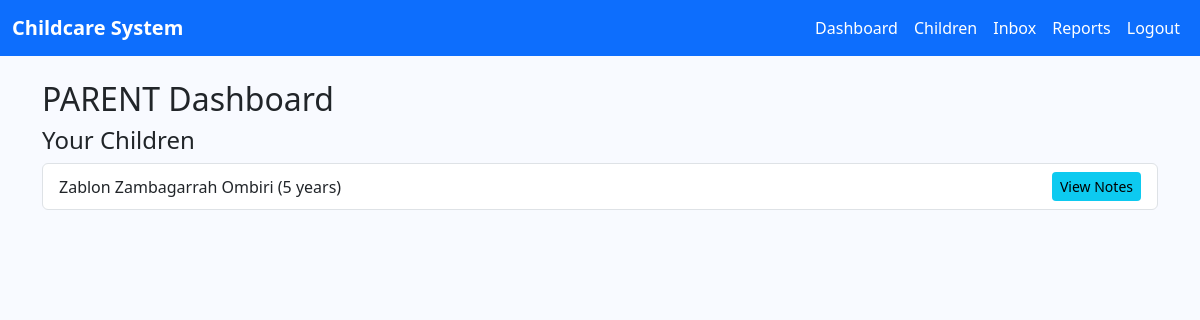
/dashboard/ (signed in), run on an earlier commit of the app's database.
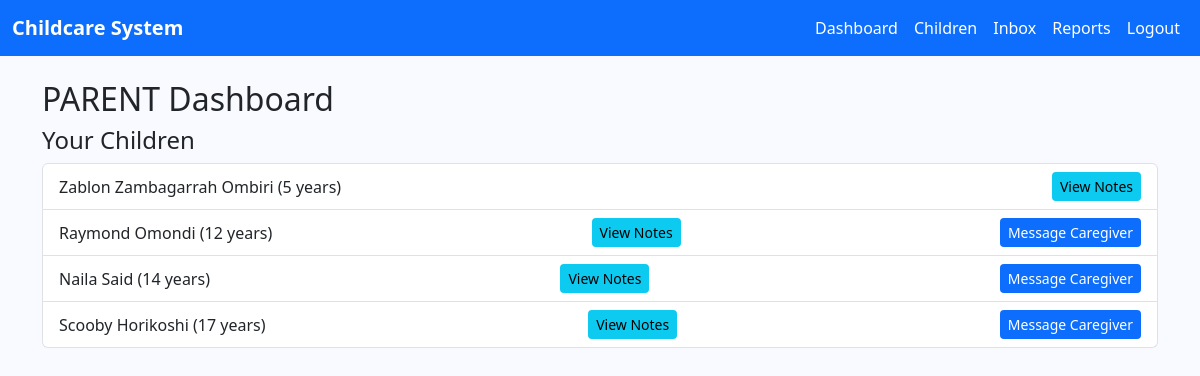
And on a later commit of the database.
### core/models.py (models this page shows, shortened)
class Child(models.Model):
    name = models.CharField(max_length=100)
    age = models.PositiveIntegerField()
    parent = models.ForeignKey(
        settings.AUTH_USER_MODEL,
        on_delete=models.CASCADE,
        limit_choices_to={'role': 'PARENT'},
        related_name='children_as_parent'
    )
    caregiver = models.ForeignKey(
        settings.AUTH_USER_MODEL,
        on_delete=models.SET_NULL,
        null=True, blank=True,
        limit_choices_to={'role': 'CAREGIVER'},
        related_name='children_as_caregiver'
    )

### core/views.py (the view, shortened to what this page needs)
# urls.py: path('dashboard/', views.dashboard, name='dashboard'),
@login_required
def dashboard(request):
    if request.user.role == 'ADMIN':
        total_children = Child.objects.count()
        total_parents = User.objects.filter(role='PARENT').count()
        total_caregivers = User.objects.filter(role='CAREGIVER').count()
        total_notes = CareNote.objects.count()
        total_activities = Activity.objects.count()
        context = {
            'role': 'ADMIN',
            'total_children': total_children,
            'total_parents': total_parents,
            'total_caregivers': total_caregivers,
            'total_notes': total_notes,
            'total_activities': total_activities,
        }
    elif request.user.role == 'PARENT':
        children = request.user.children_as_parent.all()
        notes_count = sum(child.care_notes.count() for child in children)
        activities_count = sum(child.activities.count() for child in children)
        context = {
            'role': 'PARENT',
            'children': children,
            'notes_count': notes_count,
            'activities_count': activities_count,
        }
    else:
        context = {'role': 'UNKNOWN'}
    return render(request, 'dashboard.html', context)

### core/templates/dashboard.html (shortened to what this page needs)
{% extends 'base.html' %}
{% block content %}
<h2>{{ role }} Dashboard</h2>
{% if role == 'ADMIN' %}
    <div class="row">
      <div class="col-md-3">
        <div class="card text-bg-info mb-3">
          <div class="card-body">
            <h5 class="card-title">Total Children</h5>
            <p class="card-text">{{ total_children }}</p>
          </div>
        </div>
      </div>
      <div class="col-md-3">
        <div class="card text-bg-success mb-3">
          <div class="card-body">
            <h5 class="card-title">Parents</h5>
            <p class="card-text">{{ total_parents }}</p>
          </div>
        </div>
      </div>
      <div class="col-md-3">
        <div class="card text-bg-warning mb-3">
          <div class="card-body">
            <h5 class="card-title">Caregivers</h5>
            <p class="card-text">{{ total_caregivers }}</p>
          </div>
        </div>
      </div>
      <div class="col-md-3">
        <div class="card text-bg-danger mb-3">
          <div class="card-body">
            <h5 class="card-title">Notes</h5>
            <p class="card-text">{{ total_notes }}</p>
          </div>
        </div>
      </div>
    </div>
{% elif role == 'PARENT' %}
    <h4>Your Children</h4>
    <ul class="list-group">
      {% for child in children %}
      <li class="list-group-item d-flex justify-content-between align-items-center">
        {{ child.name }} ({{ child.age }} years)
        <a href="{% url 'care_notes' child.id %}" class="btn btn-info btn-sm">View Notes</a>
        {% if child.caregiver %}
          <a href="{% url 'send_message' child.caregiver.id %}" class="btn btn-primary btn-sm">Message Caregiver</a>
        {% endif %}
      </li>
      {% endfor %}
    </ul>
{% endif %}
{% endblock %}

What changed in the data, as far as the page shows it:
added Child: name "Raymond Omondi", age "12", shows "Message Caregiver"
added Child: name "Naila Said", age "14", shows "Message Caregiver"
added Child: name "Scooby Horikoshi", age "17", shows "Message Caregiver"
